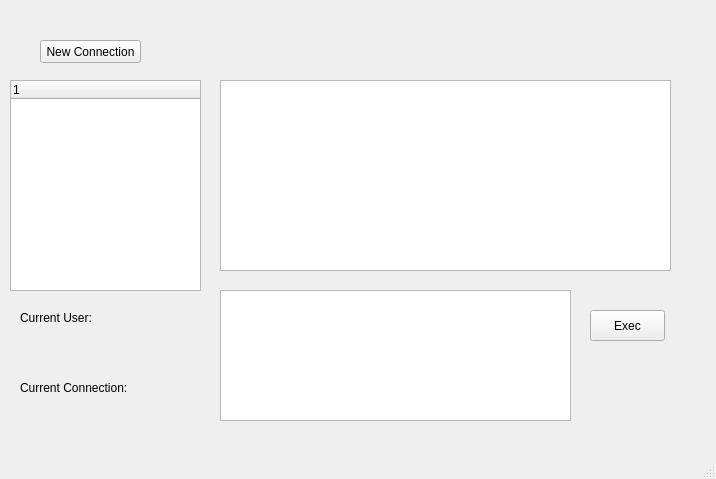
<?xml version="1.0" encoding="UTF-8"?>
<ui version="4.0">
 <class>Widget</class>
 <widget class="QMainWindow" name="MainWindow">
  <property name="geometry">
   <rect>
    <x>0</x>
    <y>0</y>
    <width>716</width>
    <height>479</height>
   </rect>
  </property>
  <property name="windowTitle">
   <string>MySQL Manager</string>
  </property>
  <property name="autoFillBackground">
   <bool>true</bool>
  </property>
  <widget class="QWidget" name="centralwidget">
   <widget class="QTreeWidget" name="treeWidget">
    <property name="geometry">
     <rect>
      <x>10</x>
      <y>80</y>
      <width>191</width>
      <height>211</height>
     </rect>
    </property>
    <property name="focusPolicy">
     <enum>Qt::StrongFocus</enum>
    </property>
    <property name="sizeAdjustPolicy">
     <enum>QAbstractScrollArea::AdjustToContentsOnFirstShow</enum>
    </property>
    <attribute name="headerCascadingSectionResizes">
     <bool>false</bool>
    </attribute>
    <attribute name="headerHighlightSections">
     <bool>true</bool>
    </attribute>
    <column>
     <property name="text">
      <string notr="true">1</string>
     </property>
    </column>
   </widget>
   <widget class="QPushButton" name="pushButton">
    <property name="geometry">
     <rect>
      <x>40</x>
      <y>40</y>
      <width>101</width>
      <height>23</height>
     </rect>
    </property>
    <property name="text">
     <string>New Connection</string>
    </property>
   </widget>
   <widget class="QTableWidget" name="tableWidget">
    <property name="geometry">
     <rect>
      <x>220</x>
      <y>80</y>
      <width>451</width>
      <height>191</height>
     </rect>
    </property>
    <property name="sizeAdjustPolicy">
     <enum>QAbstractScrollArea::AdjustToContentsOnFirstShow</enum>
    </property>
    <attribute name="horizontalHeaderShowSortIndicator" stdset="0">
     <bool>true</bool>
    </attribute>
   </widget>
   <widget class="QLabel" name="label">
    <property name="geometry">
     <rect>
      <x>20</x>
      <y>310</y>
      <width>91</width>
      <height>16</height>
     </rect>
    </property>
    <property name="text">
     <string>Current User:</string>
    </property>
   </widget>
   <widget class="QLabel" name="label_3">
    <property name="geometry">
     <rect>
      <x>20</x>
      <y>350</y>
      <width>171</width>
      <height>16</height>
     </rect>
    </property>
    <property name="text">
     <string/>
    </property>
   </widget>
   <widget class="QLabel" name="label_4">
    <property name="geometry">
     <rect>
      <x>20</x>
      <y>420</y>
      <width>171</width>
      <height>16</height>
     </rect>
    </property>
    <property name="text">
     <string/>
    </property>
   </widget>
   <widget class="QLabel" name="label_2">
    <property name="geometry">
     <rect>
      <x>20</x>
      <y>380</y>
      <width>121</width>
      <height>16</height>
     </rect>
    </property>
    <property name="text">
     <string>Current Connection:</string>
    </property>
   </widget>
   <widget class="QTextBrowser" name="textBrowser">
    <property name="geometry">
     <rect>
      <x>220</x>
      <y>290</y>
      <width>351</width>
      <height>131</height>
     </rect>
    </property>
   </widget>
   <widget class="QPushButton" name="pushButton_2">
    <property name="geometry">
     <rect>
      <x>590</x>
      <y>310</y>
      <width>75</width>
      <height>31</height>
     </rect>
    </property>
    <property name="text">
     <string>Exec</string>
    </property>
   </widget>
  </widget>
  <widget class="QStatusBar" name="statusbar"/>
 </widget>
 <layoutdefault spacing="6" margin="11"/>
 <resources/>
 <connections/>
</ui>
